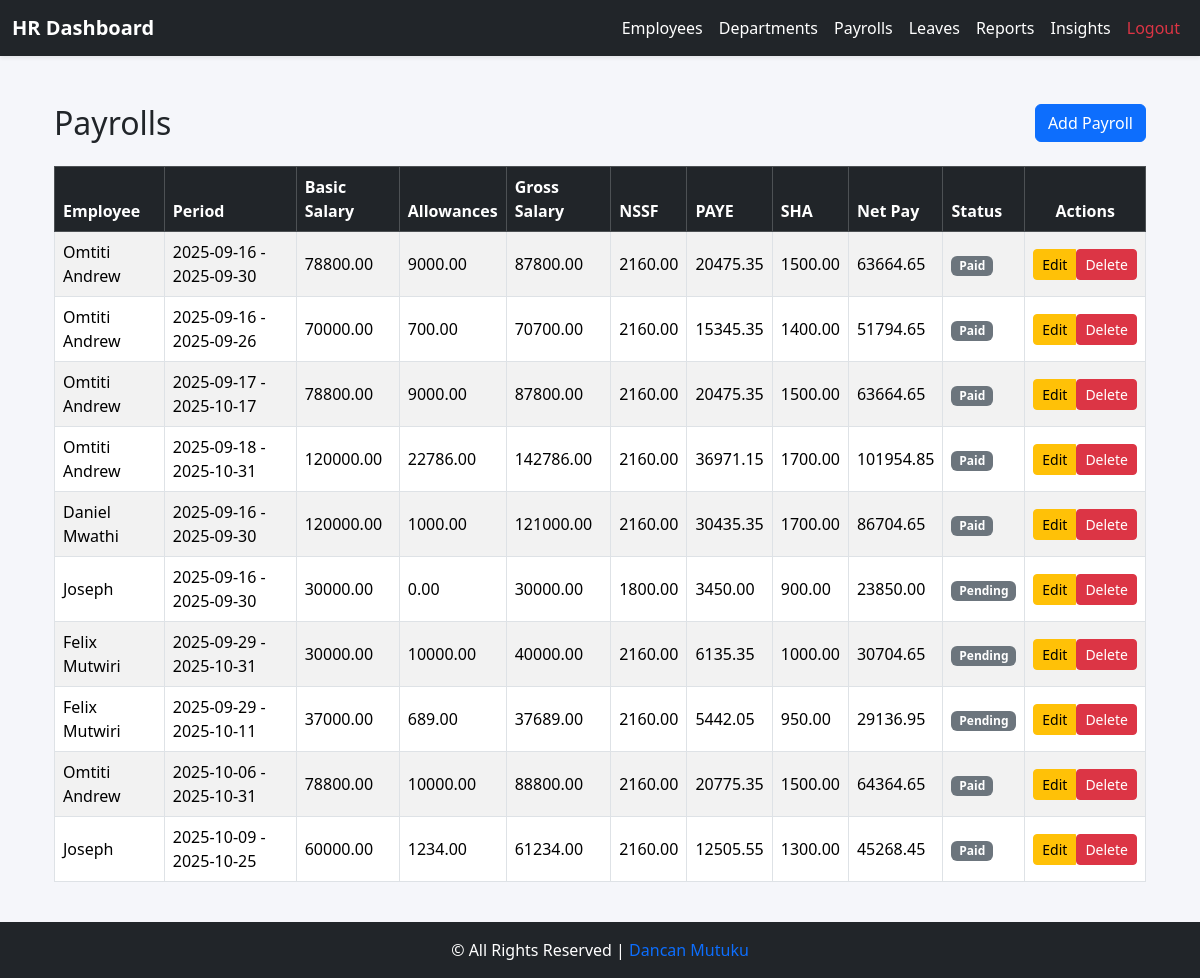
Before: /employee/hr/reports/salary/ (signed in) with the older database file.
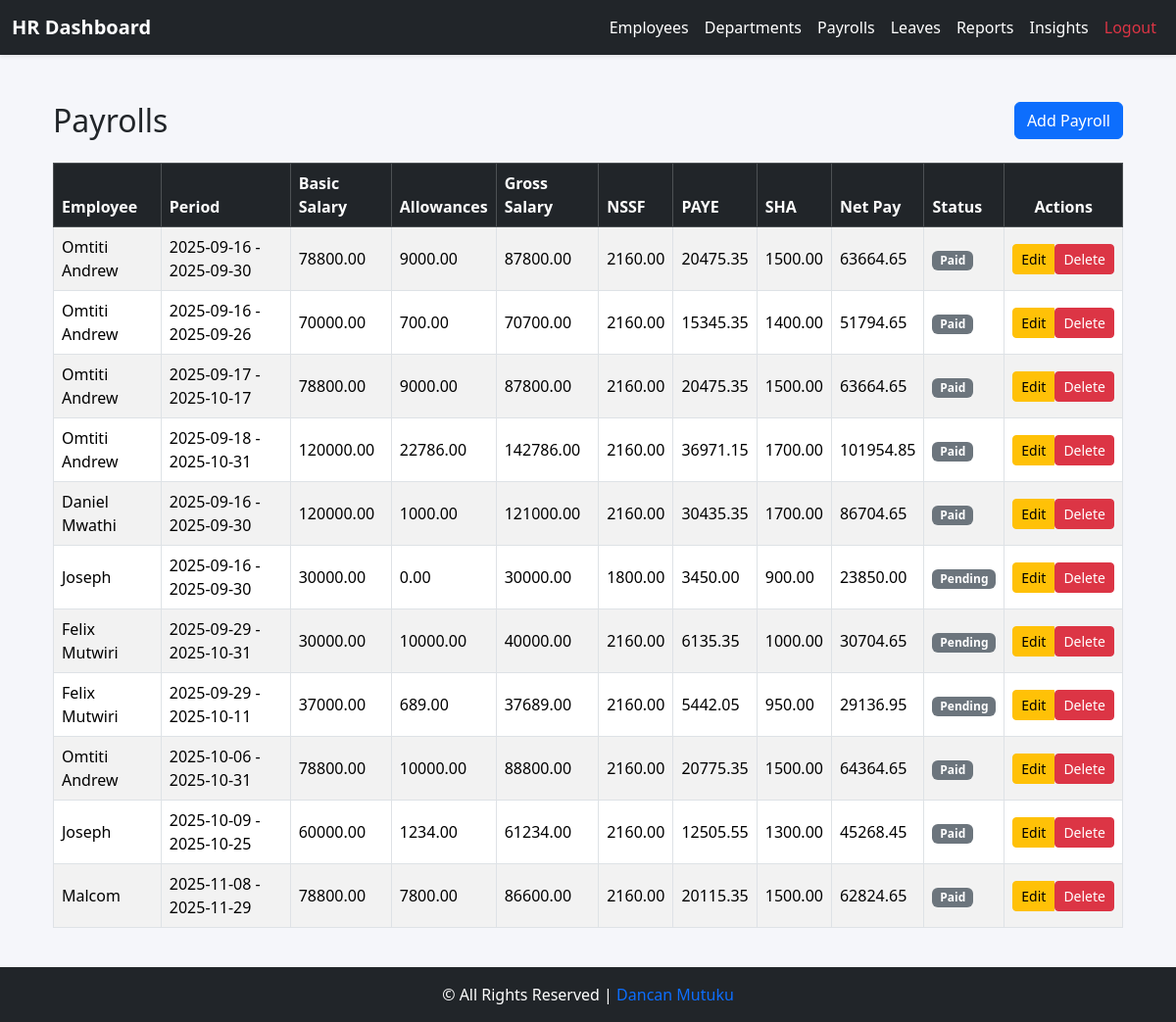
After: the same page with the newer database file.
### core/models.py (models this page shows, shortened)
class Payroll(models.Model):
    STATUS_PENDING = 'Pending'
    STATUS_PAID = 'Paid'
    STATUS_CHOICES = [
        (STATUS_PENDING, 'Pending'),
        (STATUS_PAID, 'Paid'),
    ]
    employee = models.ForeignKey(Employee, on_delete=models.CASCADE, related_name='payrolls')
    period_start = models.DateField()
    period_end = models.DateField()
    basic_salary = models.DecimalField(max_digits=10, decimal_places=2)
    allowances = models.DecimalField(max_digits=10, decimal_places=2, default=0)
    gross_salary = models.DecimalField(max_digits=10, decimal_places=2, editable=False)
    paye = models.DecimalField(max_digits=10, decimal_places=2, editable=False, default=0)
    sha = models.DecimalField(max_digits=10, decimal_places=2, editable=False, default=0)
    nssf = models.DecimalField(max_digits=10, decimal_places=2, editable=False, default=0)
    net_pay = models.DecimalField(max_digits=10, decimal_places=2, editable=False)
    status = models.CharField(max_length=10, choices=STATUS_CHOICES, default=STATUS_PENDING)

class Employee(models.Model):
    GENDER_CHOICES = (
        ("M", "Male"),
        ("F", "Female"),
    )
    user = models.OneToOneField(User, on_delete=models.CASCADE, related_name='employee_profile')
    employee_id = models.CharField(max_length=20, unique=True, blank=True, null=True)
    contact = models.CharField(max_length=20, blank=True)
    dob = models.DateField(null=True, blank=True)
    gender = models.CharField(max_length=1, choices=GENDER_CHOICES, blank=True)
    address = models.TextField(blank=True)
    job_title = models.CharField(max_length=100, blank=True)
    department = models.ForeignKey('Department', on_delete=models.SET_NULL, null=True, blank=True)
    hire_date = models.DateField(null=True, blank=True)
    is_active_employee = models.BooleanField(default=True)
    salary = models.DecimalField(
        max_digits=10, decimal_places=2, default=0, validators=[MinValueValidator(0)]
    )
    profile_picture = models.ImageField(upload_to="profiles/", blank=True, null=True)
    emergency_contact_name = models.CharField(max_length=100, blank=True, null=True)
    emergency_contact_phone = models.CharField(max_length=20, blank=True, null=True)
    annual_leave_balance = models.PositiveIntegerField(default=20)
    sick_leave_balance = models.PositiveIntegerField(default=10)
    contract_start = models.DateField(null=True, blank=True)
    contract_end = models.DateField(null=True, blank=True)
    @property
    def full_name(self):
        if self.user:
            return self.user.get_full_name() or self.user.username
        return "-"

### core/views.py (the view)
# urls.py: path("hr/reports/salary/", views.salary_report, name="salary_report"),
@login_required
@group_required('HR')
def salary_report(request):
    payrolls = Payroll.objects.select_related("employee__user").all()
    return render(request, "reports/salary_report.html", {"payrolls": payrolls})

### core/templates/reports/salary_report.html (shortened to what this page needs)
{% extends 'base_hr.html' %}
{% block content %}
<div class="container mt-4">
    <div class="d-flex justify-content-between align-items-center mb-4">
        <h2 class="mb-0">Payrolls</h2>
        <a href="{% url 'payroll_add' %}" class="btn btn-primary">
             Add Payroll
        </a>
    </div>
    {% if payrolls %}
    <div class="table-responsive">
        <table class="table table-striped table-bordered align-middle">
            <thead class="table-dark">
                <tr>
                    <th>Employee</th>
                    <th>Period</th>
                    <th>Basic Salary</th>
                    <th>Allowances</th>
                    <th>Gross Salary</th>
                    <th>NSSF</th>
                    <th>PAYE</th>
                    <th>SHA</th>
                    <th>Net Pay</th>
                    <th>Status</th>
                    <th class="text-center">Actions</th>
                </tr>
            </thead>
            <tbody>
                {% for payroll in payrolls %}
                <tr>
                    <td>{{ payroll.employee.full_name }}</td>
                    <td>{{ payroll.period_start|date:"Y-m-d" }} - {{ payroll.period_end|date:"Y-m-d" }}</td>
                    <td>{{ payroll.basic_salary|floatformat:2 }}</td>
                    <td>{{ payroll.allowances|floatformat:2 }}</td>
                    <td>{{ payroll.gross_salary|floatformat:2 }}</td>
                    <td>{{ payroll.nssf|floatformat:2 }}</td>
                    <td>{{ payroll.paye|floatformat:2 }}</td>
                    <td>{{ payroll.sha|floatformat:2 }}</td>
                    <td>{{ payroll.net_pay|floatformat:2 }}</td>
                    <td>
                        <span class="badge
                            {% if payroll.status == 'paid' %} bg-success
                            {% elif payroll.status == 'pending' %} bg-warning text-dark
                            {% else %} bg-secondary {% endif %}">
                            {{ payroll.get_status_display }}
                        </span>
                    </td>
                    <td class="text-center">
                        <div class="btn-group" role="group">
                            <a href="{% url 'payroll_edit' payroll.pk %}" class="btn btn-sm btn-warning">
                                 Edit
                            </a>
                            <form action="{% url 'payroll_delete' payroll.pk %}" method="post" class="d-inline">
                                <button type="submit" class="btn btn-sm btn-danger"
                                    onclick="return confirm('Are you sure you want to delete this payroll?');">
                                     Delete
                                </button>
                            </form>
                        </div>
                    </td>
                </tr>
                {% endfor %}
            </tbody>
        </table>
    </div>
    {% else %}
    <div class="alert alert-info text-center">
        <i class="bi bi-info-circle"></i> No payroll records found in the database.
    </div>
    {% endif %}
</div>
{% endblock %}

Changed rows visible on the page:
added Payroll: employee.full_name "Malcom", period_start "2025-11-08", period_end "2025-11-29", basic_salary "78800.00", allowances "7800.00", gross_salary "86600.00", nssf "2160.00", paye "20115.35", sha "1500.00", net_pay "62824.65", status "Paid"
